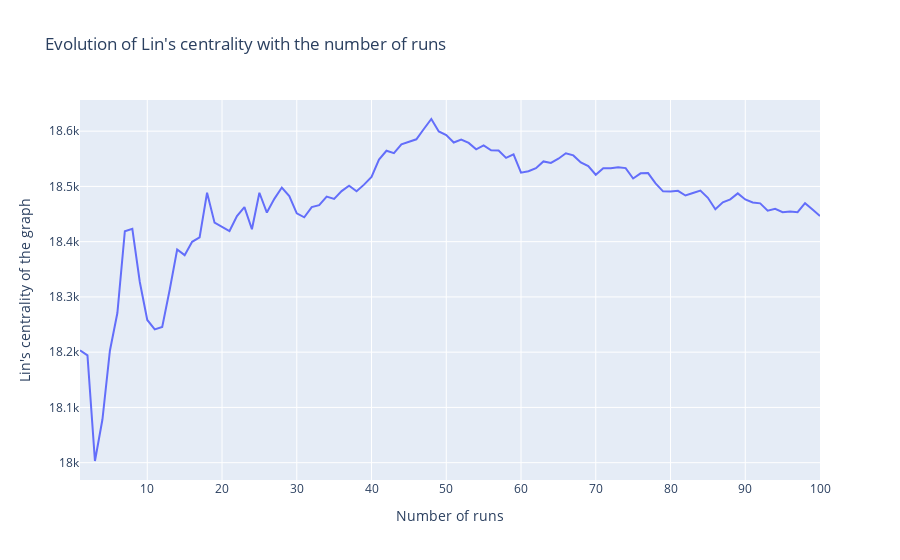

Notebook cell for this chart:
### Markdown cell above
### Lin's centrality

### Code cell
LC = np.zeros(N)
for i in range(N):
    for j in range(len(sum_d[i])):
        if(sum_d[i][j]!=0):
            LC[i] += cor_tab[i][j]**2/sum_d[i][j]
    LC[i]*=1/len(sum_d)
LC_mean = np.cumsum(LC)/(np.arange(N)+1)
fig = go.Figure(data=[go.Scatter(x=np.arange(N)+1,y=LC_mean, mode="lines")],
                layout={'xaxis_title':"Number of runs",
                 'yaxis_title':"Lin's centrality of the graph",
                 'title':"Evolution of Lin's centrality with the number of runs"})
fig

### Figure 1 — Plotly figure (JSON) as saved in the notebook; plotly's stock layout.template omitted (floating-point values rounded to 4 significant figures)
{"data": [{"mode": "lines", "type": "scatter", "x": [1, 2, 3, 4, 5, 6, 7, 8, 9, 10, 11, 12, 13, 14, 15, 16, 17, 18, 19, 20, 21, 22, 23, 24, 25, 26, 27, 28, 29, 30, 31, 32, 33, 34, 35, 36, 37, 38, 39, 40, 41, 42, 43, 44, 45, 46, 47, 48, 49, 50, 51, 52, 53, 54, 55, 56, 57, 58, 59, 60, 61, 62, 63, 64, 65, 66, 67, 68, 69, 70, 71, 72, 73, 74, 75, 76, 77, 78, 79, 80, 81, 82, 83, 84, 85, 86, 87, 88, 89, 90, 91, 92, 93, 94, 95, 96, 97, 98, 99, 100], "y": [18200.0, 18190.0, 18000.0, 18080.0, 18200.0, 18270.0, 18420.0, 18420.0, 18330.0, 18260.0, 18240.0, 18250.0, 18310.0, 18390.0, 18380.0, 18400.0, 18410.0, 18490.0, 18430.0, 18430.0, 18420.0, 18450.0, 18460.0, 18420.0, 18490.0, 18450.0, 18480.0, 18500.0, 18480.0, 18450.0, 18440.0, 18460.0, 18470.0, 18480.0, 18480.0, 18490.0, 18500.0, 18490.0, 18500.0, 18520.0, 18550.0, 18560.0, 18560.0, 18580.0, 18580.0, 18590.0, 18600.0, 18620.0, 18600.0, 18590.0, 18580.0, 18580.0, 18580.0, 18570.0, 18570.0, 18570.0, 18570.0, 18550.0, 18560.0, 18520.0, 18530.0, 18530.0, 18550.0, 18540.0, 18550.0, 18560.0, 18560.0, 18540.0, 18540.0, 18520.0, 18530.0, 18530.0, 18530.0, 18530.0, 18510.0, 18520.0, 18520.0, 18510.0, 18490.0, 18490.0, 18490.0, 18480.0, 18490.0, 18490.0, 18480.0, 18460.0, 18470.0, 18480.0, 18490.0, 18480.0, 18470.0, 18470.0, 18460.0, 18460.0, 18450.0, 18450.0, 18450.0, 18470.0, 18460.0, 18450.0]}], "layout": {"title": {"text": "Evolution of Lin's centrality with the number of runs"}, "xaxis": {"title": {"text": "Number of runs"}}, "yaxis": {"title": {"text": "Lin's centrality of the graph"}}}}
